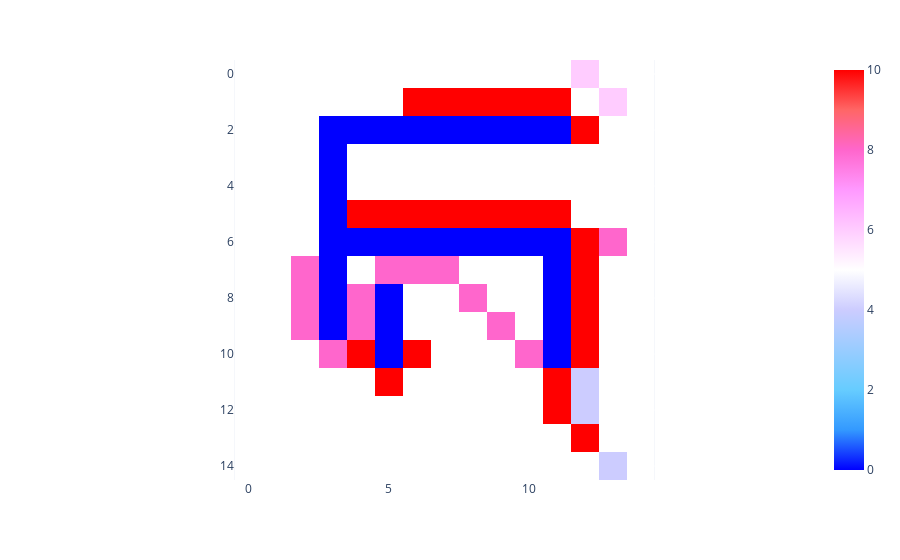

Notebook code cell kept with this figure:
### Code cell
main()

### Figure 1 — Plotly figure (JSON) as saved in the notebook; plotly's stock layout.template omitted (floating-point values rounded to 4 significant figures; data arrays with more than 128 entries replaced by an {"elided": "..."} marker saying what was removed)
{"data": [{"coloraxis": "coloraxis", "hovertemplate": "x: %{x}<br>y: %{y}<br>color: %{z}<extra></extra>", "name": "0", "type": "heatmap", "xaxis": "x", "yaxis": "y", "z": {"elided": "15x15 int values"}}], "layout": {"coloraxis": {"cmax": 10, "cmid": 0, "cmin": 0, "colorscale": [[0, "rgb(0,0,255)"], [0.1, "rgb(51,153,255)"], [0.2, "rgb(102,204,255)"], [0.3, "rgb(153,204,255)"], [0.4, "rgb(204,204,255)"], [0.5, "rgb(255,255,255)"], [0.6, "rgb(255,204,255)"], [0.7, "rgb(255,153,255)"], [0.8, "rgb(255,102,204)"], [0.9, "rgb(255,102,102)"], [1, "rgb(255,0,0)"]]}, "margin": {"t": 60}, "xaxis": {"anchor": "y", "constrain": "domain", "domain": [0, 1], "scaleanchor": "y"}, "yaxis": {"anchor": "x", "autorange": "reversed", "constrain": "domain", "domain": [0, 1]}}}
